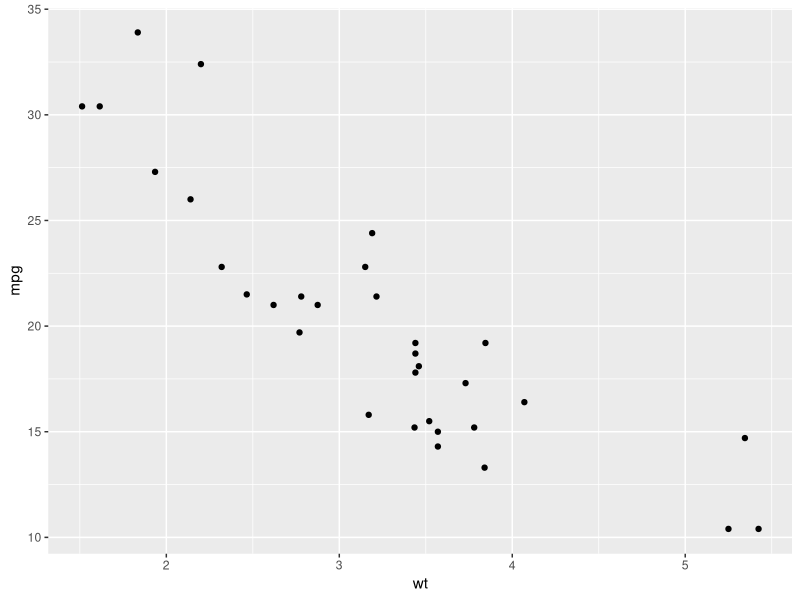
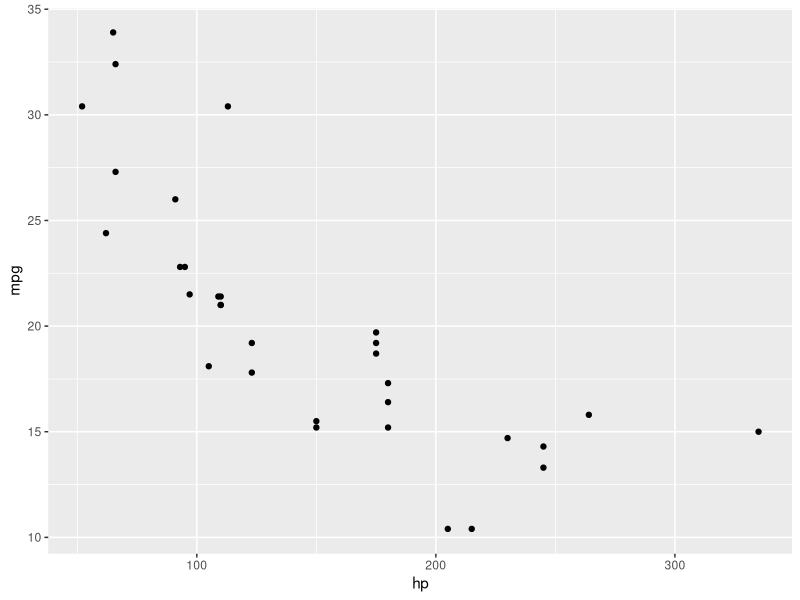
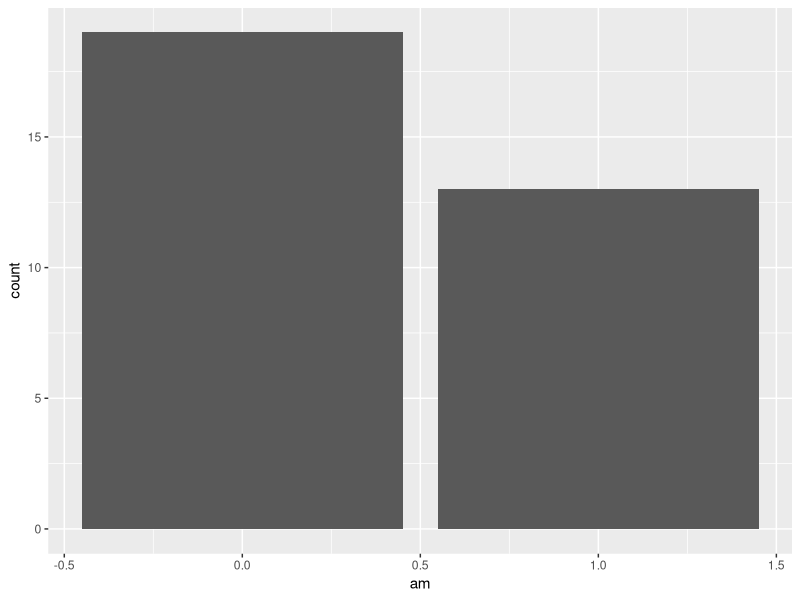
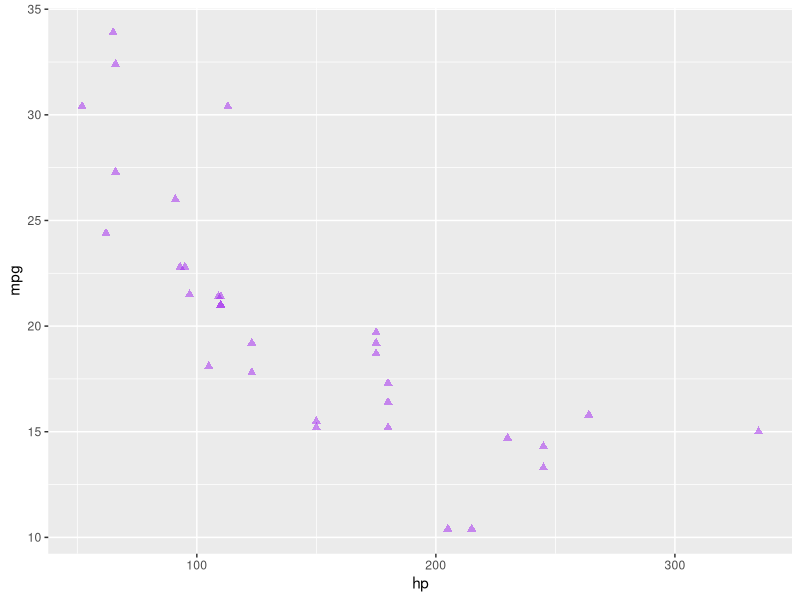
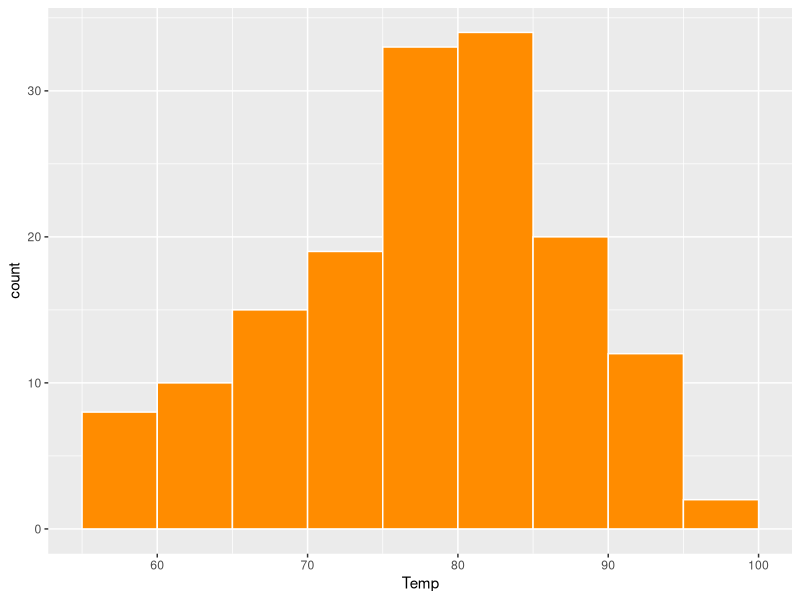
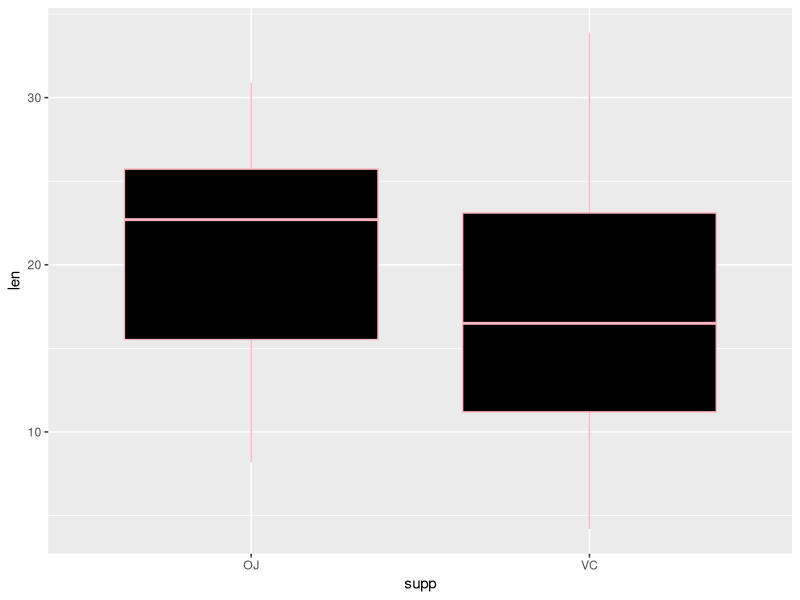
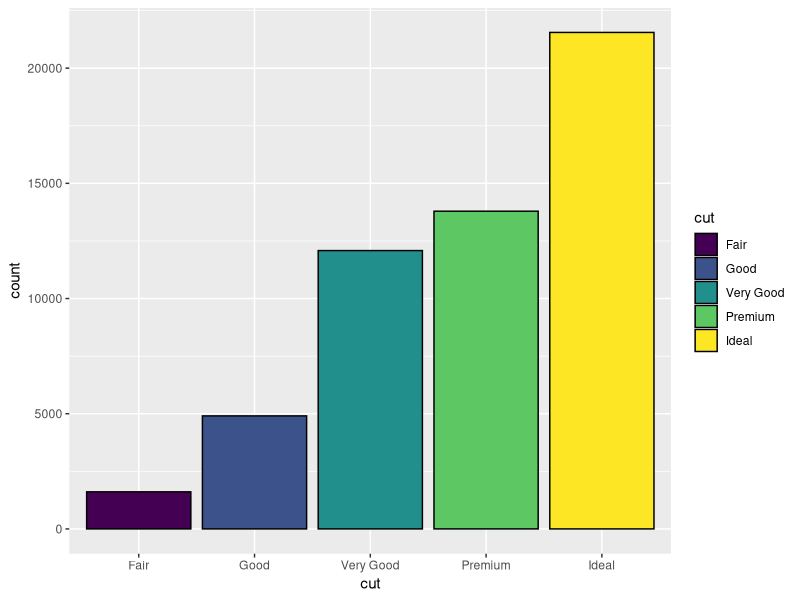
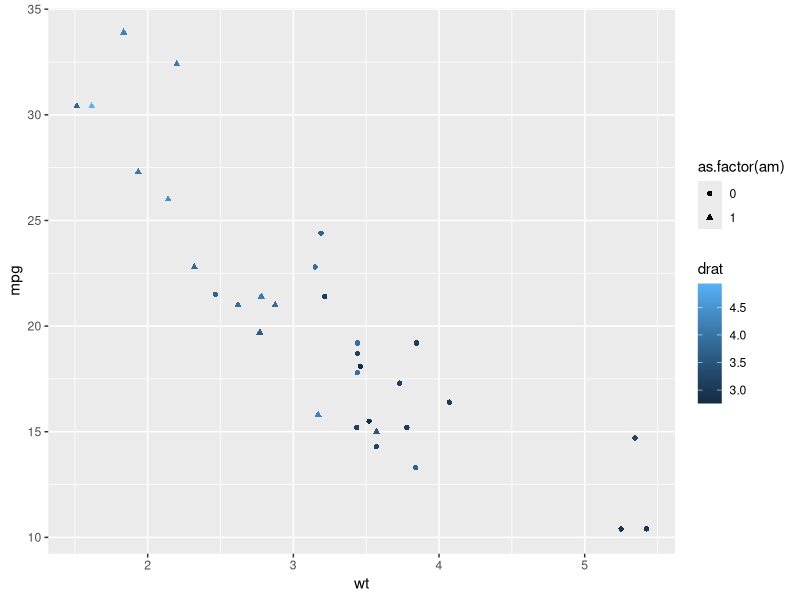

Write R code to recreate these figures, in order.
### Code for Notes 04

# Load ggplot2 package
library(ggplot2)

## The ggplot2 package intro

ggplot(data = mtcars) + 
  geom_point(aes(x = wt, y = mpg))


# Practice Question 2 - scatter plot for hp vs. mpg

ggplot(data = mtcars) + 
  geom_point(aes(x = hp, y = mpg))


# Practice Question 3 - bar graph for transmission (am)

ggplot(data = mtcars) + 
  geom_bar(aes(x = am))


## Scatterplots

# Practice problem - change color, size, shape, and transparency

ggplot(data = mtcars) + 
  geom_point(aes(x = hp, y = mpg),
             color = "purple",
             size = 2, 
             shape = 17,
             alpha = 0.5)




## Histograms

# Practice problem - write code to match the graph

ggplot(airquality) + 
  geom_histogram(aes(x = Temp), 
                 fill = "darkorange", 
                 color = "white",
                 binwidth = 5, 
                 boundary = 55)



## Boxplots

# Practice problem - reproduce the boxplot in the notes

ggplot(data = ToothGrowth) +
  geom_boxplot(aes(x = supp, y = len),
               fill = "black",
               color = "lightpink")



## Bar Graphs

# Practice problem - replicate the graph in the notes

ggplot(data = diamonds) + 
  geom_bar(aes(x = cut, fill = cut), 
           color = "black")



## Adding variables to graphs

ggplot(data = mtcars) + 
  geom_point(aes(x = wt, y = mpg,
                 color = drat,
                 shape = as.factor(am)))

ggplot(data = mtcars) + 
  geom_point(aes(x = wt, y = mpg,
                 alpha = drat,
                 color = as.factor(am)))
